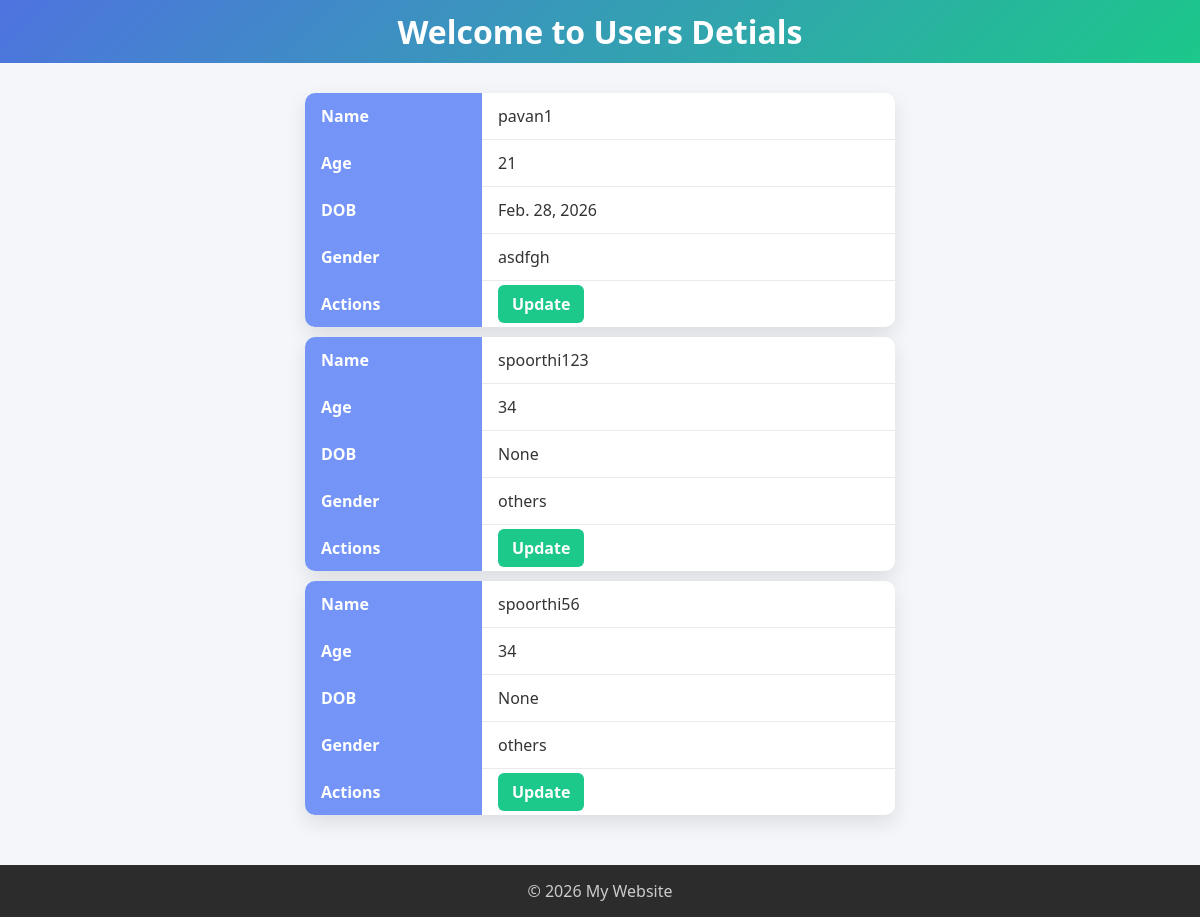
The app's page /karthik/app2/Teachers.html with its own data.
### app1/models.py (models this page shows, shortened)
class Teachers(models.Model):
    name = models.CharField(max_length=100)
    age = models.IntegerField(null=True,blank=True)
    Password = models.CharField(null=True,blank=True)
    Address = models.CharField(null=True,blank=True)
    DOB = models.DateField(null=True,blank=True)
    Gender = models.CharField(null=True,blank=True)

### app1/views.py (the view)
# urls.py: path('app2/Teachers.html', app1,name='app1'),
def app1(request):
 teachers = Teachers.objects.all()
 return render(request,'Teachers.html',{'teachers':teachers})

### templates/Teachers.html (shortened to what this page needs)
{% load static %}
<!DOCTYPE html>
<html lang="en">
<head>
 <link rel="stylesheet" href="{% static 'teachers.css' %}">
</head>
<body>
    <header>
        <h1>Welcome to Users Detials</h1>
    </header>
    <main>
        <section>
            {% for teacher in teachers %}
            <table>
                <tr>
                    <th>Name</th>
                    <td>{{ teacher.name }}</td>
                </tr>
                <tr>
                    <th>Age</th>
                    <td>{{ teacher.age }}</td>
                </tr>
                <tr>
                    <th>DOB</th>
                    <td>{{ teacher.DOB }}</td>
                </tr>
                <tr>
                    <th>Gender</th>
                    <td>{{ teacher.Gender }}</td>
                </tr>
                <tr>
                    <th>Actions</th>
                    <td><a href="{% url 'update' teacher.id %}">Update</a></td>
                </tr>
            </table>
            {% endfor %}
        </section>
    </main>
    <footer>
        <p>© 2026 My Website</p>
    </footer>
</body>
</html>

### static/teachers.css (style rules this page uses)
* { margin: 0; padding: 0; box-sizing: border-box; font-family: "Segoe UI", Tahoma, Geneva, Verdana, sans-serif; }
body { background: #f4f6f9; color: #333; }
header { background: linear-gradient(135deg, #4e73df, #1cc88a); color: white; padding: 10px; text-align: center; }
main { padding: 20px 10px; }
table { width: 50%; margin: 10px auto; border-collapse: collapse; background: #ffffff; box-shadow: 0 8px 20px rgba(0, 0, 0, 0.1); border-radius: 10px; overflow: hidden; }
th { background: #7495f7; color: #fff; text-align: left; padding: 12px 16px; width: 30%; }
td { padding: 12px 16px; border-bottom: 1px solid #eaeaea; }
tr:last-child td { border-bottom: none; }
a { text-decoration: none; background: #1cc88a; color: white; padding: 8px 14px; border-radius: 6px; font-weight: 600; transition: 0.3s ease; }
footer { margin-top: 20px; background: #2c2c2c; color: #ccc; text-align: center; padding: 15px; }

### records on screen
Teachers: name "pavan1", age "21", DOB "Feb. 28, 2026", Gender "asdfgh"
Teachers: name "spoorthi123", age "34", DOB "None", Gender "others"
Teachers: name "spoorthi56", age "34", DOB "None", Gender "others"
